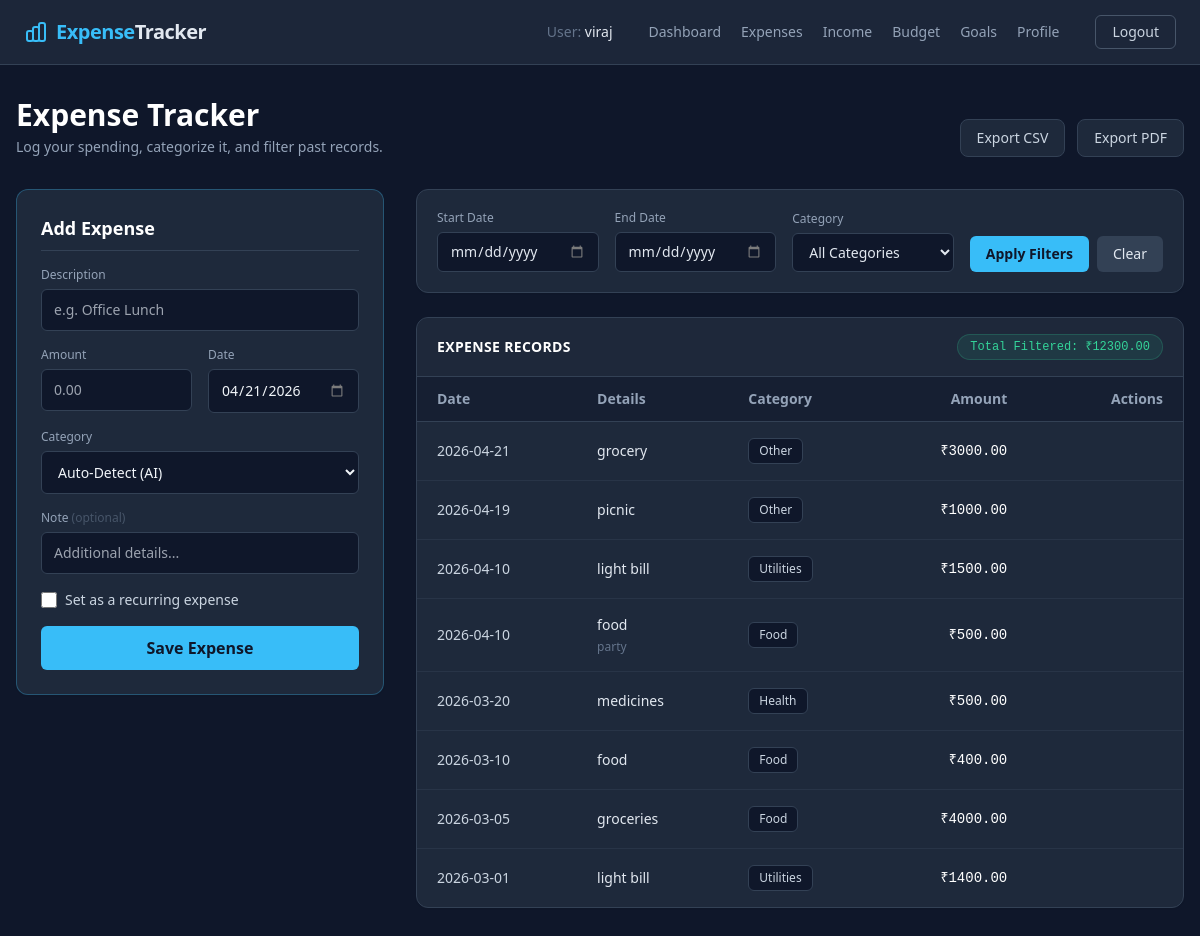
Page /expense (signed in) on the committed database.
### app.py (models this page shows)
class User(UserMixin, db.Model):
    id            = db.Column(db.Integer, primary_key=True)
    username      = db.Column(db.String(150), unique=True, nullable=False)
    password_hash = db.Column(db.String(200), nullable=False)
    is_admin      = db.Column(db.Boolean, default=False, nullable=False)
    created_at    = db.Column(db.DateTime, default=datetime.utcnow)
    expenses      = db.relationship('Expense', backref='owner', lazy=True, cascade='all, delete-orphan')
    budgets       = db.relationship('Budget',  backref='owner', lazy=True, cascade='all, delete-orphan')
    incomes       = db.relationship('Income',  backref='owner', lazy=True, cascade='all, delete-orphan')
    goals         = db.relationship('SavingsGoal', backref='owner', lazy=True, cascade='all, delete-orphan')

class Expense(db.Model):
    id          = db.Column(db.Integer, primary_key=True)
    description = db.Column(db.String(120), nullable=False)
    amount      = db.Column(db.Float, nullable=False)
    category    = db.Column(db.String(50), nullable=False)
    date        = db.Column(db.Date, nullable=False, default=date.today)
    note        = db.Column(db.String(255), nullable=True)          # NEW: optional note
    is_recurring= db.Column(db.Boolean, default=False)              # NEW: recurring flag
    user_id     = db.Column(db.Integer, db.ForeignKey('user.id'), nullable=False)

### app.py (the view, shortened to what this page needs)
@app.route("/expense", methods=['GET', 'POST'])
@login_required
def expense():
    start_str        = (request.args.get("start") or "").strip()
    end_str          = (request.args.get("end") or "").strip()
    selected_category= (request.args.get("category") or "").strip()
    start_date = parse_date(start_str)
    end_date   = parse_date(end_str)
    q = Expense.query
    q = get_filtered_query(q, start_date, end_date, selected_category)
    expenses     = q.order_by(Expense.date.desc(), Expense.id.desc()).all()
    filter_total = round(sum(e.amount for e in expenses), 2)
    return render_template("expense.html",
        categories=CATEGORIES,
        today=date.today().isoformat(),
        expenses=expenses,
        filter_total=filter_total,
        start_str=start_str,
        end_str=end_str,
        selected_category=selected_category,
    )

### app.py (called while the page is built)
@login_manager.user_loader
def load_user(user_id):
    return db.session.get(User, int(user_id))

def parse_date(date_str):
    if not date_str:
        return None
    try:
        return datetime.strptime(date_str, "%Y-%m-%d").date()
    except ValueError:
        return None

def get_filtered_query(query, start, end, category):
    query = query.filter(Expense.user_id == current_user.id)
    if start:
        query = query.filter(Expense.date >= start)
    if end:
        query = query.filter(Expense.date <= end)
    if category:
        query = query.filter(Expense.category == category)
    return query

### templates/expense.html (shortened to what this page needs)
{% extends "base.html" %}
{% block content %}
<div class="mb-8 flex flex-col md:flex-row md:items-end justify-between gap-4">
    <div>
        <h1 class="text-3xl font-semibold mb-1 text-white">Expense Tracker</h1>
        <p class="text-slate-400 text-sm">Log your spending, categorize it, and filter past records.</p>
    </div>
    <div class="flex gap-3">
        <a href="{{ url_for('export_csv', start=start_str, end=end_str, category=selected_category) }}" class="px-4 py-2 bg-slate-800 border border-slate-700 rounded-lg text-sm text-slate-300 hover:bg-slate-700 transition flex items-center gap-2">
            Export CSV
        </a>
        <a href="{{ url_for('export_pdf', start=start_str, end=end_str, category=selected_category) }}" class="px-4 py-2 bg-slate-800 border border-slate-700 rounded-lg text-sm text-slate-300 hover:bg-slate-700 transition flex items-center gap-2">
            Export PDF
        </a>
    </div>
</div>
<div class="grid grid-cols-1 lg:grid-cols-3 gap-8">
    <div class="lg:col-span-1">
        <section class="rounded-xl border border-brand/30 bg-slate-800 p-6 shadow-sm sticky top-24">
            <h2 class="text-lg font-bold mb-4 text-white border-b border-slate-700 pb-2">Add Expense</h2>
            <form method="post" action="{{ url_for('expense') }}" class="space-y-4">
                <div>
                    <label class="block text-xs font-medium text-slate-400 mb-1.5">Description</label>
                    <input name="description" required placeholder="e.g. Office Lunch" class="w-full rounded-md bg-slate-900 border border-slate-700 px-3 py-2.5 text-slate-100 focus:border-brand focus:outline-none transition text-sm" />
                </div>
                <div class="grid grid-cols-2 gap-4">
                    <div>
                        <label class="block text-xs font-medium text-slate-400 mb-1.5">Amount</label>
                        <input name="amount" type="number" step="0.01" min="0.01" required placeholder="0.00" class="w-full rounded-md bg-slate-900 border border-slate-700 px-3 py-2.5 text-slate-100 focus:border-brand focus:outline-none transition text-sm" />
                    </div>
                    <div>
                        <label class="block text-xs font-medium text-slate-400 mb-1.5">Date</label>
                        <input name="date" type="date" value="{{ today }}" required class="w-full rounded-md bg-slate-900 border border-slate-700 px-3 py-2.5 text-slate-100 focus:border-brand focus:outline-none transition text-sm" />
                    </div>
                </div>
                <div>
                    <label class="block text-xs font-medium text-slate-400 mb-1.5">Category</label>
                    <select name="category" class="w-full rounded-md bg-slate-900 border border-slate-700 px-3 py-2.5 text-slate-100 focus:border-brand focus:outline-none transition text-sm">
                        <option value="Auto">Auto-Detect (AI)</option>
                    </select>
                </div>
                <div>
                    <label class="block text-xs font-medium text-slate-400 mb-1.5">Note <span class="text-slate-600">(optional)</span></label>
                    <input name="note" placeholder="Additional details..." class="w-full rounded-md bg-slate-900 border border-slate-700 px-3 py-2.5 text-slate-100 focus:border-brand focus:outline-none transition text-sm" />
                </div>
                <label class="flex items-center gap-2 cursor-pointer mt-2">
                    <input type="checkbox" name="is_recurring" value="1" class="w-4 h-4 text-brand bg-slate-900 border-slate-700 rounded focus:ring-brand focus:ring-offset-slate-800">
                    <span class="text-slate-300 text-sm">Set as a recurring expense</span>
                </label>
                <button class="w-full rounded-md bg-brand text-slate-900 font-bold px-4 py-2.5 hover:bg-sky-400 transition mt-2" type="submit">
                    Save Expense
                </button>
            </form>
        </section>
    </div>
    <div class="lg:col-span-2 flex flex-col gap-6">
        <section class="rounded-xl border border-slate-700 bg-slate-800 p-5 shadow-sm">
            <form method="get" action="{{ url_for('expense') }}" class="flex flex-wrap gap-4 items-end">
                <div class="flex-1 min-w-[140px]">
                    <label class="block text-xs font-medium text-slate-400 mb-1.5">Start Date</label>
                    <input name="start" value="{{ start_str }}" type="date" class="w-full rounded-md bg-slate-900 border border-slate-700 px-3 py-2 text-slate-200 focus:border-brand focus:outline-none text-sm transition" />
                </div>
                <div class="flex-1 min-w-[140px]">
                    <label class="block text-xs font-medium text-slate-400 mb-1.5">End Date</label>
                    <input name="end" value="{{ end_str }}" type="date" class="w-full rounded-md bg-slate-900 border border-slate-700 px-3 py-2 text-slate-200 focus:border-brand focus:outline-none text-sm transition" />
                </div>
                <div class="flex-1 min-w-[160px]">
                    <label class="block text-xs font-medium text-slate-400 mb-1.5">Category</label>
                    <select name="category" class="w-full rounded-md bg-slate-900 border border-slate-700 px-3 py-2 text-slate-200 focus:border-brand focus:outline-none text-sm transition">
                        <option value="">All Categories</option>
                    </select>
                </div>
                <div class="flex gap-2 min-w-[140px]">
                    <button type="submit" class="bg-brand text-slate-900 font-semibold px-4 py-2 rounded-md hover:bg-sky-400 transition text-sm flex-1">Apply Filters</button>
                    <a href="{{ url_for('expense') }}" class="text-center bg-slate-700 text-slate-200 px-4 py-2 rounded-md hover:bg-slate-600 transition text-sm">Clear</a>
                </div>
            </form>
        </section>
        <section class="rounded-xl border border-slate-700 bg-slate-800 overflow-hidden shadow-sm">
            <div class="px-5 py-4 border-b border-slate-700 flex justify-between items-center bg-slate-800/50">
                <h2 class="text-sm font-semibold text-white uppercase tracking-wide">Expense Records</h2>
                <span class="text-xs font-mono text-emerald-400 bg-emerald-400/10 px-3 py-1 rounded-full border border-emerald-400/20">Total Filtered: ₹{{ '%.2f'|format(filter_total) }}</span>
            </div>
            <div class="overflow-x-auto">
                <table class="min-w-full text-sm">
                    <thead class="bg-slate-900/50 text-slate-400 font-medium border-b border-slate-700">
                        <tr>
                            <th class="text-left px-5 py-3">Date</th>
                            <th class="text-left px-5 py-3">Details</th>
                            <th class="text-left px-5 py-3">Category</th>
                            <th class="text-right px-5 py-3">Amount</th>
                            <th class="px-5 py-3 text-right">Actions</th>
                        </tr>
                    </thead>
                    <tbody class="divide-y divide-slate-700/50">
                        {% for e in expenses %}
                        <tr class="hover:bg-slate-700/30 transition group">
                            <td class="px-5 py-4 whitespace-nowrap text-slate-300">{{ e.date }}</td>
                            <td class="px-5 py-4 text-slate-200">
                                <div class="font-medium flex items-center gap-2">
                                    {{ e.description }}
                                </div>
                                {% if e.note %}<p class="text-xs text-slate-500 mt-1">{{ e.note }}</p>{% endif %}
                            </td>
                            <td class="px-5 py-4">
                                <span class="inline-flex items-center rounded-md bg-slate-900 px-2.5 py-1 text-xs font-medium text-slate-300 border border-slate-700">{{ e.category }}</span>
                            </td>
                            <td class="px-5 py-4 text-right font-mono text-white font-medium">₹{{ '%.2f'|format(e.amount) }}</td>
                            <td class="px-5 py-4 text-right whitespace-nowrap">
                            </td>
                        </tr>
                        {% else %}
                        <tr>
                            <td colspan="5" class="px-5 py-12 text-center text-slate-500">No expenses found matching your criteria.</td>
                        </tr>
                        {% endfor %}
                    </tbody>
                </table>
            </div>
        </section>
    </div>
</div>
{% endblock %}

### templates/base.html (shortened to what this page needs)
<!DOCTYPE html>
<html lang="en" class="h-full bg-slate-900">
<head>
    <script src="https://cdn.tailwindcss.com"></script>
</head>
<body class="flex flex-col min-h-full text-slate-200 font-sans antialiased selection:bg-brand/30 pb-24 md:pb-0">
    <header class="hidden md:block border-b border-slate-700 bg-slate-800/90 backdrop-blur sticky top-0 z-50">
        <div class="mx-auto max-w-7xl px-6 h-16 flex items-center justify-between">
            <a href="{{ url_for('index') }}" class="text-xl font-bold tracking-tight hover:opacity-80 transition flex items-center gap-2">
                <span><span class="text-brand">Expense</span>Tracker</span>
            </a>
            <nav class="flex gap-5 text-sm font-medium text-slate-400 items-center">
                {% if current_user.is_authenticated %}
                    <span class="text-slate-500 mr-4">User: <span class="text-slate-200">{{ current_user.username }}</span></span>
                    <a href="{{ url_for('index') }}" class="hover:text-brand transition">Dashboard</a>
                    <a href="{{ url_for('expense') }}" class="hover:text-brand transition">Expenses</a>
                    <a href="{{ url_for('income') }}" class="hover:text-emerald-400 transition">Income</a>
                    <a href="{{ url_for('budget') }}" class="hover:text-brand transition">Budget</a>
                    <a href="{{ url_for('goals') }}" class="hover:text-brand transition">Goals</a>
                    <a href="{{ url_for('profile') }}" class="hover:text-brand transition">Profile</a>
                    <a href="{{ url_for('logout') }}" class="text-slate-300 hover:text-white transition ml-4 px-4 py-1.5 border border-slate-600 rounded-md hover:bg-slate-700">Logout</a>
                {% else %}
                    <a href="{{ url_for('login') }}" class="text-slate-300 hover:text-white transition">Log In</a>
                    <a href="{{ url_for('register') }}" class="bg-brand text-slate-900 px-4 py-1.5 rounded-md font-bold hover:bg-sky-400 transition">Register</a>
                {% endif %}
            </nav>
        </div>
    </header>
    <main class="flex-grow mx-auto w-full max-w-7xl px-4 py-8">
        {% block content %}{% endblock %}
    </main>
</body>
</html>

### rows in the picture
User: username "viraj"
Expense: date "2026-04-21", description "grocery", category "Other", amount "3000.00"
Expense: date "2026-04-19", description "picnic", category "Other", amount "1000.00"
Expense: date "2026-04-10", description "light bill", category "Utilities", amount "1500.00"
Expense: date "2026-04-10", description "food", note "party", category "Food", amount "500.00"
Expense: date "2026-03-20", description "medicines", category "Health", amount "500.00"
Expense: date "2026-03-10", description "food", category "Food", amount "400.00"
Expense: date "2026-03-05", description "groceries", category "Food", amount "4000.00"
Expense: date "2026-03-01", description "light bill", category "Utilities", amount "1400.00"

### other values in the picture
{{ '%.2f'|format(filter_total) }} "12300.00"
